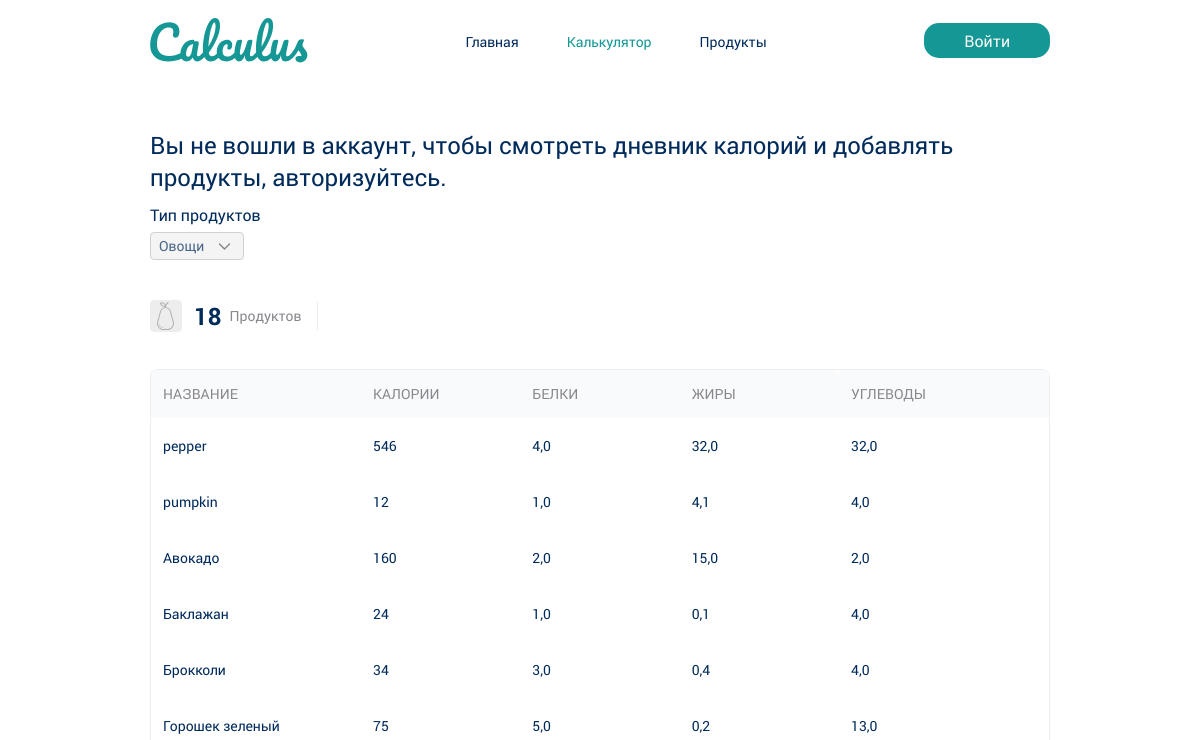
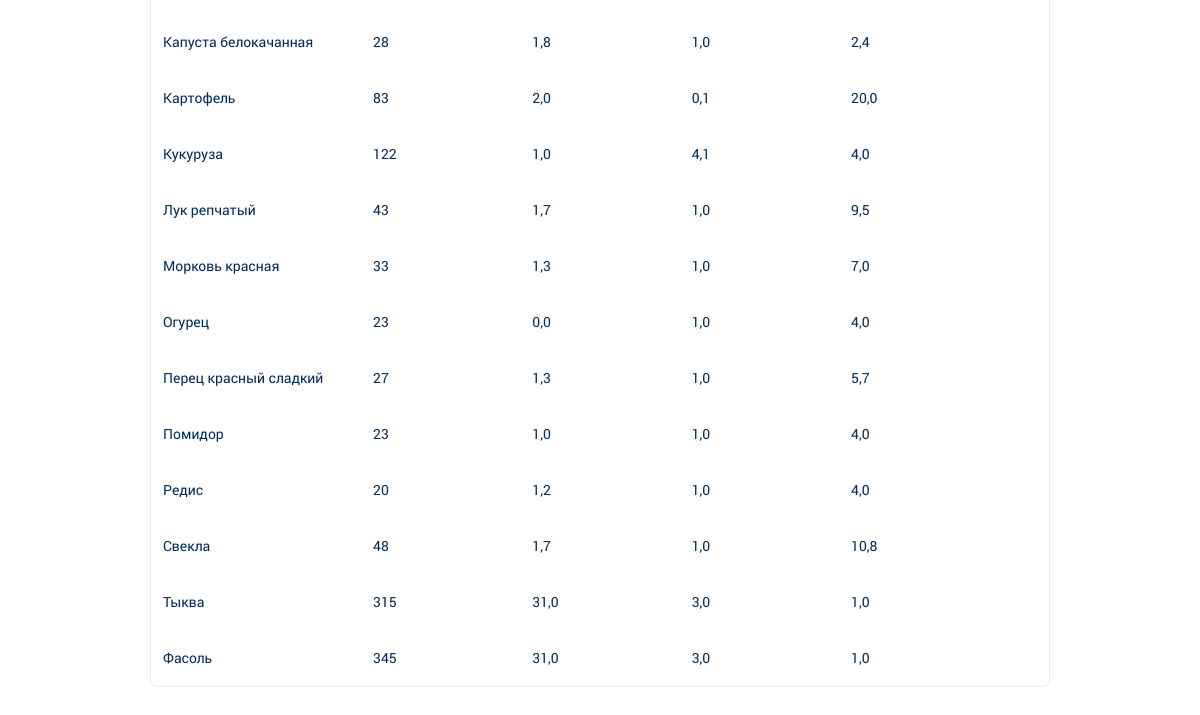
The app's page /calc/, older data (2 pictures, top to bottom).
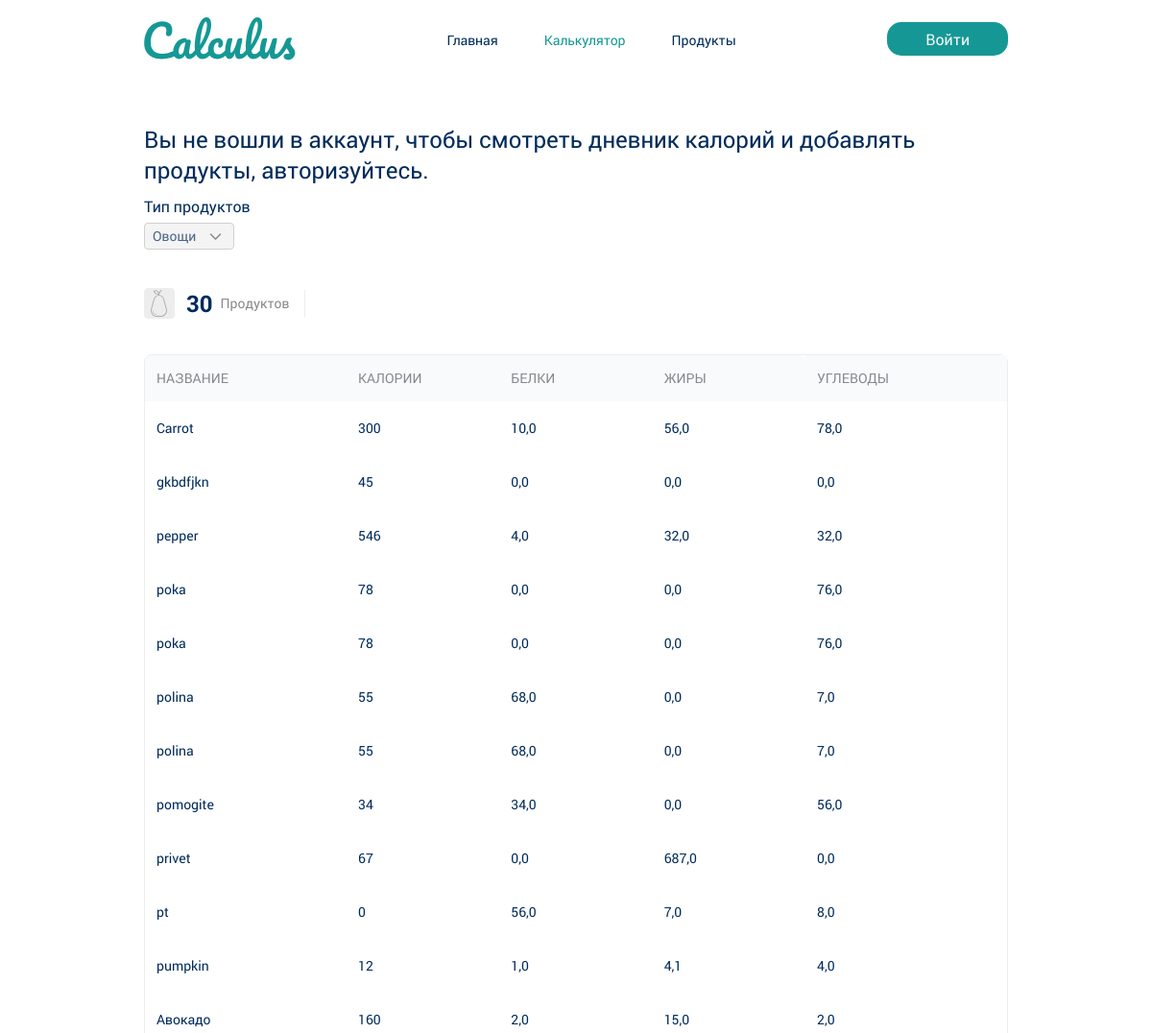
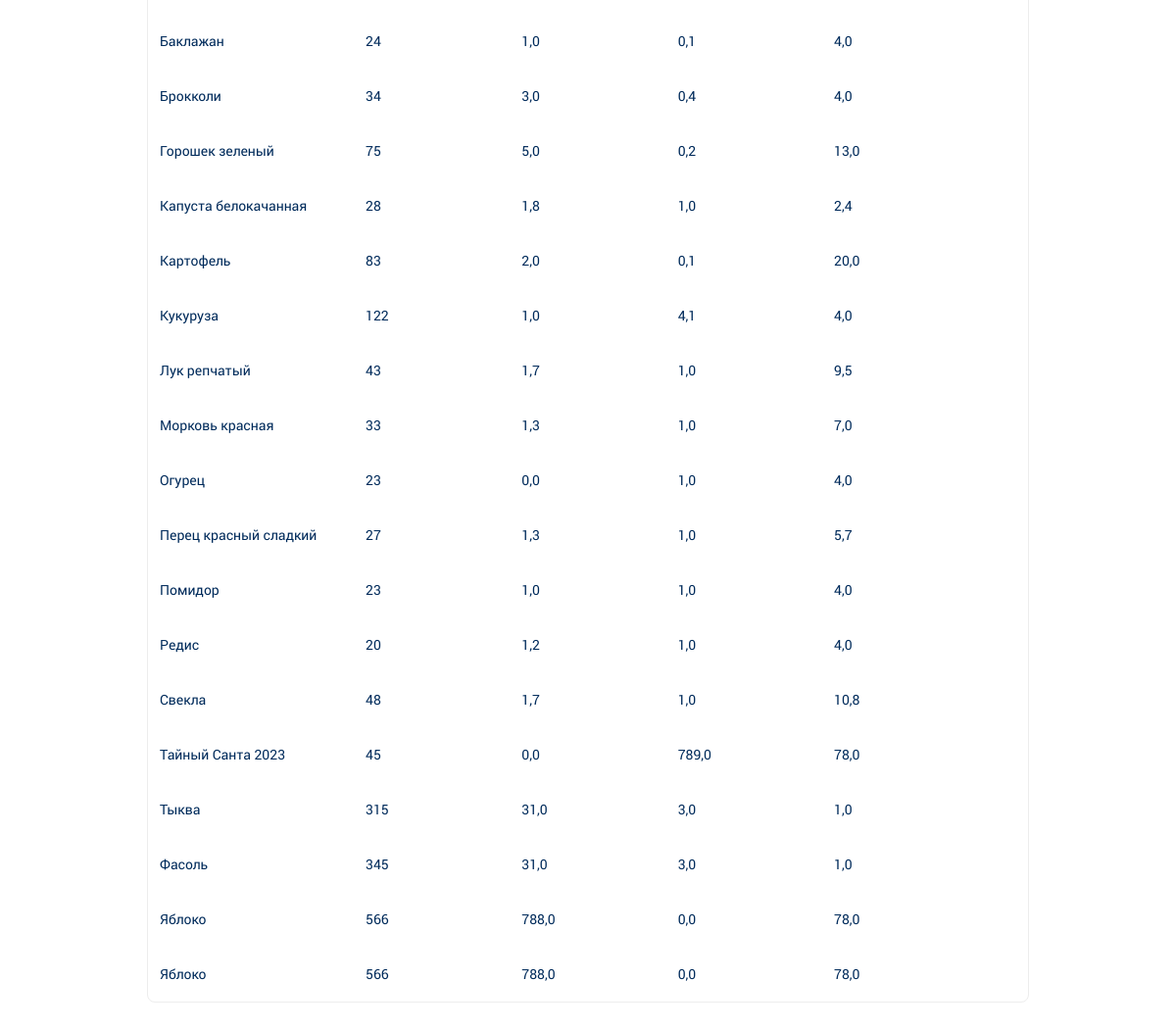
The same page, newer data (2 pictures, top to bottom).
### main/models.py (models this page shows, shortened)
class Vegetable(models.Model):
    name = models.CharField(max_length=200, verbose_name='Название')
    calories = models.IntegerField(verbose_name='Калории')
    proteins = models.FloatField(verbose_name='Белки')
    fats = models.FloatField(verbose_name='Жиры')
    carbohydrates = models.FloatField(verbose_name='Углеводы')
    history = HistoricalRecords()
    class Meta:
        verbose_name = 'Овощ'
        verbose_name_plural = 'Овощи'
        ordering = ['name']

### main/views.py (the view, shortened to what this page needs)
# urls.py: path('calc/', calculator, name='calculator'),
@ensure_csrf_cookie
def calculator(request):
    if request.method == 'POST':
        body = json.loads(request.body)
        product_id = body.get('product_id', None)
        product_table = body.get('product_table', None)
        if product_id and product_table:
            result = add_product_to_table(request, product_table, product_id)
            return JsonResponse(result)
        return JsonResponse({'status': 'fail'})
    else:
        vegetables = Vegetable.objects.all()
        context = get_context_data(title="Калькулятор", active_url='calculator', products_list=vegetables)
    return render(request, 'main/calc.html', context)

### main/utils.py (called while the page is built)
def get_context_data(**kwargs):
    context = kwargs
    context['menu'] = menu
    return context

### main/templates/main/calc.html (shortened to what this page needs)
{% extends 'main/base.html' %}
{% load static %}
{% block content %}
<main>
    {% if user.is_authenticated %}
        <section class="products">
            <div class='container'>
                <h1 class="products__title">Дневник КБЖУ, которые вы сегодня получили:</h1>
                <div class="products__amount">
                    <div class="products__amount-img"><img src="{% static 'main/img/fruit.svg' %}" alt=""></div>
                    <div class="products__amount-num">{{ products_list_len }}</div>
                    <div class="products__amount-name">Продуктов</div>
                </div>
                <table class="products__table">
                    <thead class="products__table-head">
                        <tr class="products__table-row">
                            <th class="products__table-header">Название</th>
                            <th class="products__table-header">Калории</th>
                            <th class="products__table-header">Белки</th>
                            <th class="products__table-header">Жиры</th>
                            <th class="products__table-header">Углеводы</th>
                        </tr>
                    </thead>
                    <tbody class="products__table-body">
                        {% for item in products_list %}
                            <tr id="{{ item.0 }}" class="products__table-row">
                                <td class="products__table-cell">{{ item.1.name }}</td>
                                <td class="products__table-cell">{{ item.1.calories }}</td>
                                <td class="products__table-cell">{{ item.1.proteins }}</td>
                                <td class="products__table-cell">{{ item.1.fats }}</td>
                                <td class="products__table-cell"><div class="products__table-flex-container">{{ item.1.carbohydrates }}<button class="products__table-btn remove-btn">Убрать из дневника</button></div></td>
                            </tr>
                        {% endfor %}
                    </tbody>
                    <tfoot>
                        <tr class="products__table-row">
                            <td class="products__table-cell">Итого</td>
                            <td class="products__table-cell">{{ total.calories }}</td>
                            <td class="products__table-cell">{{ total.proteins }}</td>
                            <td class="products__table-cell">{{ total.fats }}</td>
                            <td class="products__table-cell">{{ total.carbohydrates }}</td>
                        </tr>
                        <tr class="products__table-row">
                            <td class="products__table-cell">Ваша норма</td>
                            <td class="products__table-cell">{{ cpfc.cals }}</td>
                            <td class="products__table-cell">{{ cpfc.proteins }}</td>
                            <td class="products__table-cell">{{ cpfc.fats }}</td>
                            <td class="products__table-cell">{{ cpfc.crbs }}</td>
                        </tr>
                    </tfoot>
                </table>
            </div>
        </section>
        <section class="products">
            <div class="container">
                <h1 class="products__title">Добавить продукт в дневник:</h1>
                <div class="products__select-group">
                    <div class="products__select-item">
                        <label class="products__label" for="products__select">Тип продуктов</label>
                        <div class="products__select">
                            <select id="products__select">
                                <option value="vegs">Овощи</option>
                                <option value="fruits">Фрукты</option>
                                <option value="grains">Крупы</option>
                                <option value="meat">Мясо</option>
                            </select>
                            <span class="focus"></span>
                        </div>
                    </div>
                </div>
                <div class="products__amount">
                    <div class="products__amount-img"><img src="{% static 'main/img/fruit.svg' %}" alt=""></div>
                    <div class="products__amount-num">{{ products_list2.count }}</div>
                    <div class="products__amount-name">Продуктов</div>
                </div>
                <table class="products__table">
                    <thead class="products__table-head">
                        <tr class="products__table-row">
                            <th class="products__table-header">Название</th>
                            <th class="products__table-header">Калории</th>
                            <th class="products__table-header">Белки</th>
                            <th class="products__table-header">Жиры</th>
                            <th class="products__table-header">Углеводы</th>
                        </tr>
                    </thead>
                    <tbody id="vegetables" class="products__table-body">
                        {% for item in products_list2 %}
                            <tr id="{{ item.id }}" class="products__table-row">
                                <td class="products__table-cell">{{ item.name }}</td>
                                <td class="products__table-cell">{{ item.calories }}</td>
                                <td class="products__table-cell">{{ item.proteins }}</td>
                                <td class="products__table-cell">{{ item.fats }}</td>
                                <td class="products__table-cell"><div class="products__table-flex-container">{{ item.carbohydrates }}<button class="products__table-btn add-btn">Добавить в дневник</button></div></td>
                            </tr>
                        {% endfor %}
                    </tbody>
                </table>
            </div>
        </section>
    {% else %}
        <section class="products">
            <div class="container">
                <h1 class="products__title">Вы не вошли в аккаунт, чтобы смотреть дневник калорий и добавлять продукты, авторизуйтесь.</h1>
                <div class="products__select-group">
                    <div class="products__select-item">
                        <label class="products__label" for="products__select">Тип продуктов</label>
                        <div class="products__select">
                            <select id="products__select" disabled>
                                <option value="option_1">Овощи</option>
                            </select>
                        </div>
                    </div>
                </div>
                <div class="products__amount">
                    <div class="products__amount-img"><img src="{% static 'main/img/fruit.svg' %}" alt=""></div>
                    <div class="products__amount-num">{{ products_list.count }}</div>
                    <div class="products__amount-name">Продуктов</div>
                </div>
                <table class="products__table">
                    <thead class="products__table-head">
                        <tr class="products__table-row">
                            <th class="products__table-header">Название</th>
                            <th class="products__table-header">Калории</th>
                            <th class="products__table-header">Белки</th>
                            <th class="products__table-header">Жиры</th>
                            <th class="products__table-header">Углеводы</th>
                        </tr>
                    </thead>
                    <tbody class="products__table-body">
                        {% for item in products_list %}
                            <tr class="products__table-row">
                                <td class="products__table-cell">{{ item.name }}</td>
                                <td class="products__table-cell">{{ item.calories }}</td>
                                <td class="products__table-cell">{{ item.proteins }}</td>
                                <td class="products__table-cell">{{ item.fats }}</td>
                                <td class="products__table-cell"><div class="products__table-flex-container">{{ item.carbohydrates }}</div></td>
                            </tr>
                        {% endfor %}
                    </tbody>
                </table>
            </div>
        </section>
    {% endif %}
</main>
{% endblock %}

### main/templates/main/base.html (shortened to what this page needs)
<!DOCTYPE html>
{% load static %}
<html lang="en">
    <head>
        <link rel="stylesheet" href="{% static 'main/css/style.min.css' %}">
    </head>
    <body>
        {% block menu %}
            <header class="header">
                <div class='container header__container'>
                    <a href="{% url 'home' %}" class="header__logo">
                        <img src="{% static 'main/img/logo.svg' %}" alt="Logo">
                    </a>
                    <nav class="header__nav">
                        <ul class="header__menu">
                            {% for menu_item in menu %}
                                {% if menu_item.url_name == active_url %}
                                <li class="header__menu-item"><a href="{% url menu_item.url_name %}" class="header__link header__link_active">{{ menu_item.title }}</a></li>
                                {% else %}
                                <li class="header__menu-item"><a href="{% url menu_item.url_name %}" class="header__link">{{ menu_item.title }}</a></li>
                                {% endif %}
                            {% endfor %}
                        </ul>
                    </nav>
                    {% if user.is_authenticated %}
                        <div class="header__profile">
                            <a href="{% url 'profile' %}" class="header__name">{{ user.profile.name }}</a>
                            <div class="header__profile-img"><img src="{{ user.profile.photo.url }}" alt=""></div>
                            <a href="{% url 'exit' %}" class="header__name">| Выйти</a>
                        </div>
                    {% else %}
                        <a href="{% url 'authentication' %}" class="btn">Войти</a>
                    {% endif %}
                </div>
            </header>
        {% endblock %}
        {% block content %}{% endblock %}
    </body>
</html>

Row changes from the older to the newer data that the page shows:
added Vegetable: name "Carrot", calories "300", proteins "10,0", fats "56,0", carbohydrates "78,0"
added Vegetable: name "gkbdfjkn", calories "45", proteins "0,0", fats "0,0", carbohydrates "0,0"
added Vegetable: name "poka", calories "78", proteins "0,0", fats "0,0", carbohydrates "76,0"
added Vegetable: name "poka", calories "78", proteins "0,0", fats "0,0", carbohydrates "76,0"
added Vegetable: name "polina", calories "55", proteins "68,0", fats "0,0", carbohydrates "7,0"
added Vegetable: name "polina", calories "55", proteins "68,0", fats "0,0", carbohydrates "7,0"
added Vegetable: name "pomogite", calories "34", proteins "34,0", fats "0,0", carbohydrates "56,0"
added Vegetable: name "privet", calories "67", proteins "0,0", fats "687,0", carbohydrates "0,0"
added Vegetable: name "pt", calories "0", proteins "56,0", fats "7,0", carbohydrates "8,0"
added Vegetable: name "Тайный Санта 2023", calories "45", proteins "0,0", fats "789,0", carbohydrates "78,0"
added Vegetable: name "Яблоко", calories "566", proteins "788,0", fats "0,0", carbohydrates "78,0"
added Vegetable: name "Яблоко", calories "566", proteins "788,0", fats "0,0", carbohydrates "78,0"
Text that changed along with them:
{{ products_list.count }}: "18" → "30"
